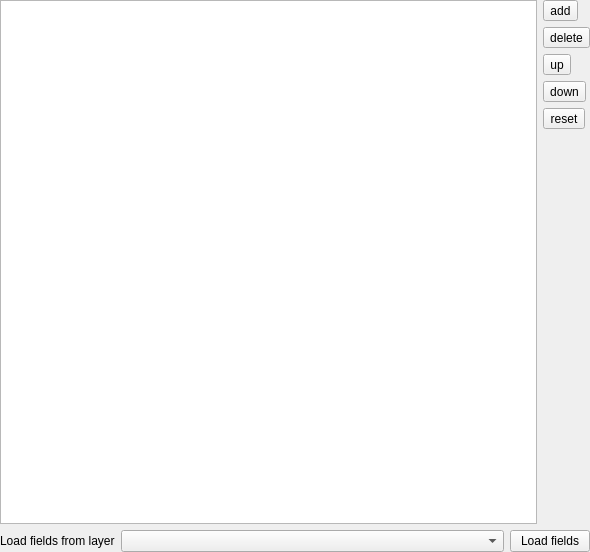
<?xml version="1.0" encoding="UTF-8"?>
<ui version="4.0">
 <class>Form</class>
 <widget class="QWidget" name="Form">
  <property name="geometry">
   <rect>
    <x>0</x>
    <y>0</y>
    <width>590</width>
    <height>552</height>
   </rect>
  </property>
  <property name="sizePolicy">
   <sizepolicy hsizetype="Preferred" vsizetype="Expanding">
    <horstretch>0</horstretch>
    <verstretch>0</verstretch>
   </sizepolicy>
  </property>
  <property name="windowTitle">
   <string>Fields</string>
  </property>
  <layout class="QVBoxLayout" name="verticalLayout_2">
   <property name="margin">
    <number>0</number>
   </property>
   <item>
    <layout class="QHBoxLayout" name="horizontalLayout">
     <item>
      <widget class="QTableView" name="fieldsView">
       <property name="selectionMode">
        <enum>QAbstractItemView::SingleSelection</enum>
       </property>
       <property name="selectionBehavior">
        <enum>QAbstractItemView::SelectRows</enum>
       </property>
      </widget>
     </item>
     <item>
      <layout class="QVBoxLayout" name="buttonLayout">
       <item>
        <widget class="QToolButton" name="addButton">
         <property name="toolTip">
          <string>Add new field</string>
         </property>
         <property name="text">
          <string>add</string>
         </property>
        </widget>
       </item>
       <item>
        <widget class="QToolButton" name="deleteButton">
         <property name="toolTip">
          <string>Delete selected field</string>
         </property>
         <property name="text">
          <string>delete</string>
         </property>
        </widget>
       </item>
       <item>
        <widget class="QToolButton" name="upButton">
         <property name="toolTip">
          <string>Move selected field up</string>
         </property>
         <property name="text">
          <string>up</string>
         </property>
        </widget>
       </item>
       <item>
        <widget class="QToolButton" name="downButton">
         <property name="toolTip">
          <string>Move selected field down</string>
         </property>
         <property name="text">
          <string>down</string>
         </property>
        </widget>
       </item>
       <item>
        <widget class="QToolButton" name="resetButton">
         <property name="toolTip">
          <string>Reset all fields</string>
         </property>
         <property name="text">
          <string>reset</string>
         </property>
        </widget>
       </item>
       <item>
        <spacer name="verticalSpacer">
         <property name="orientation">
          <enum>Qt::Vertical</enum>
         </property>
         <property name="sizeHint" stdset="0">
          <size>
           <width>20</width>
           <height>40</height>
          </size>
         </property>
        </spacer>
       </item>
      </layout>
     </item>
    </layout>
   </item>
   <item>
    <layout class="QHBoxLayout" name="loadFromLayerLayout">
     <item>
      <widget class="QLabel" name="loadFromLayerLabel">
       <property name="text">
        <string>Load fields from layer</string>
       </property>
      </widget>
     </item>
     <item>
      <widget class="QComboBox" name="layerCombo">
       <property name="sizePolicy">
        <sizepolicy hsizetype="Expanding" vsizetype="Fixed">
         <horstretch>0</horstretch>
         <verstretch>0</verstretch>
        </sizepolicy>
       </property>
      </widget>
     </item>
     <item>
      <widget class="QPushButton" name="loadLayerFieldsButton">
       <property name="sizePolicy">
        <sizepolicy hsizetype="Minimum" vsizetype="Fixed">
         <horstretch>0</horstretch>
         <verstretch>0</verstretch>
        </sizepolicy>
       </property>
       <property name="toolTip">
        <string>Load fields from selected layer</string>
       </property>
       <property name="text">
        <string>Load fields</string>
       </property>
      </widget>
     </item>
    </layout>
   </item>
  </layout>
 </widget>
 <resources/>
 <connections/>
</ui>
